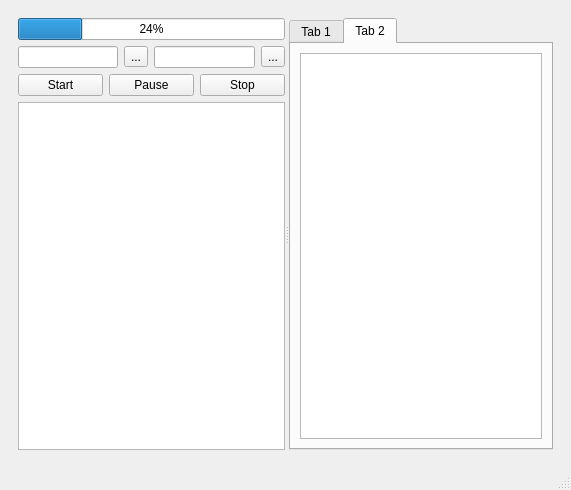
<?xml version="1.0" encoding="UTF-8"?>
<ui version="4.0">
 <class>MainWindow__filecopy</class>
 <widget class="QMainWindow" name="MainWindow__filecopy">
  <property name="geometry">
   <rect>
    <x>0</x>
    <y>0</y>
    <width>571</width>
    <height>490</height>
   </rect>
  </property>
  <property name="windowTitle">
   <string>Custom File Copy</string>
  </property>
  <widget class="QWidget" name="centralwidget">
   <layout class="QVBoxLayout" name="verticalLayout_6">
    <item>
     <widget class="QStackedWidget" name="stackedWidget">
      <property name="currentIndex">
       <number>0</number>
      </property>
      <widget class="QWidget" name="page">
       <layout class="QVBoxLayout" name="verticalLayout_4">
        <item>
         <widget class="QSplitter" name="splitter">
          <property name="orientation">
           <enum>Qt::Horizontal</enum>
          </property>
          <widget class="QWidget" name="layoutWidget">
           <layout class="QVBoxLayout" name="verticalLayout">
            <item>
             <widget class="QProgressBar" name="progressBar">
              <property name="value">
               <number>24</number>
              </property>
             </widget>
            </item>
            <item>
             <layout class="QHBoxLayout" name="horizontalLayout_4">
              <item>
               <layout class="QHBoxLayout" name="horizontalLayout_2">
                <item>
                 <widget class="QLineEdit" name="lineEdit__srcdir"/>
                </item>
                <item>
                 <widget class="QToolButton" name="toolButton__srcdir">
                  <property name="text">
                   <string>...</string>
                  </property>
                 </widget>
                </item>
               </layout>
              </item>
              <item>
               <layout class="QHBoxLayout" name="horizontalLayout_3">
                <item>
                 <widget class="QLineEdit" name="lineEdit__targetdir"/>
                </item>
                <item>
                 <widget class="QToolButton" name="toolButton__targetdir">
                  <property name="text">
                   <string>...</string>
                  </property>
                 </widget>
                </item>
               </layout>
              </item>
             </layout>
            </item>
            <item>
             <layout class="QHBoxLayout" name="horizontalLayout">
              <item>
               <widget class="QPushButton" name="pushButton__start">
                <property name="text">
                 <string>Start</string>
                </property>
               </widget>
              </item>
              <item>
               <widget class="QPushButton" name="pushButton__pause">
                <property name="text">
                 <string>Pause</string>
                </property>
               </widget>
              </item>
              <item>
               <widget class="QPushButton" name="pushButton__stop">
                <property name="text">
                 <string>Stop</string>
                </property>
               </widget>
              </item>
             </layout>
            </item>
            <item>
             <widget class="QTextBrowser" name="textBrowser__debug"/>
            </item>
           </layout>
          </widget>
          <widget class="QTabWidget" name="tabWidget">
           <property name="currentIndex">
            <number>1</number>
           </property>
           <widget class="QWidget" name="tab">
            <attribute name="title">
             <string>Tab 1</string>
            </attribute>
            <layout class="QVBoxLayout" name="verticalLayout_3">
             <item>
              <widget class="QListWidget" name="listWidget"/>
             </item>
            </layout>
           </widget>
           <widget class="QWidget" name="tab_2">
            <attribute name="title">
             <string>Tab 2</string>
            </attribute>
            <layout class="QVBoxLayout" name="verticalLayout_2">
             <item>
              <widget class="QTableWidget" name="tableWidget"/>
             </item>
            </layout>
           </widget>
          </widget>
         </widget>
        </item>
       </layout>
      </widget>
      <widget class="QWidget" name="page_2">
       <layout class="QVBoxLayout" name="verticalLayout_5">
        <item>
         <widget class="QLabel" name="label">
          <property name="font">
           <font>
            <pointsize>20</pointsize>
           </font>
          </property>
          <property name="text">
           <string>Database Info</string>
          </property>
         </widget>
        </item>
        <item>
         <widget class="QTableView" name="tableView"/>
        </item>
       </layout>
      </widget>
     </widget>
    </item>
   </layout>
  </widget>
  <widget class="QMenuBar" name="menubar">
   <property name="geometry">
    <rect>
     <x>0</x>
     <y>0</y>
     <width>571</width>
     <height>20</height>
    </rect>
   </property>
  </widget>
  <widget class="QStatusBar" name="statusbar"/>
 </widget>
 <resources/>
 <connections/>
</ui>
